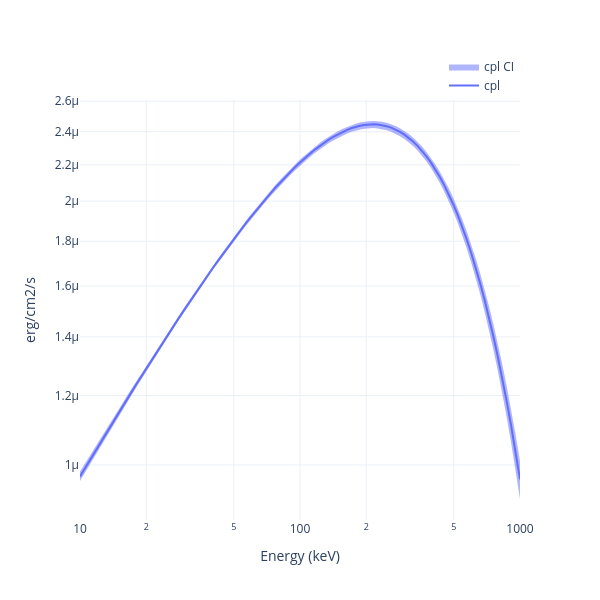

Notebook source saved alongside this figure:
### Code cell
earr = np.logspace(1, 3, 100)

modelplot = Plot.model(ploter='plotly', style='vFv', post=True)
modelplot.add_model(model, E=earr)
fig = modelplot.get_fig()
